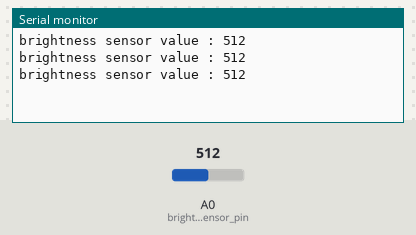
The sketch below on a simulated Arduino Uno, built with avr-gcc and run on an emulated ATmega328P. On the bench: the last lines printed to the serial monitor. The inputs (shaded band) are chosen by the test bench; at power-on: A0 (brightness_sensor_pin) = 512.

Above: at 1.3 s.
1.4 s: A0 (brightness_sensor_pin) set to 716
At 1.9 s:
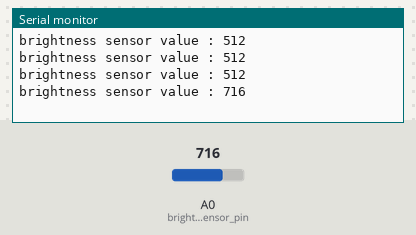
2.9 s: A0 (brightness_sensor_pin) set to 900
At 3.4 s:
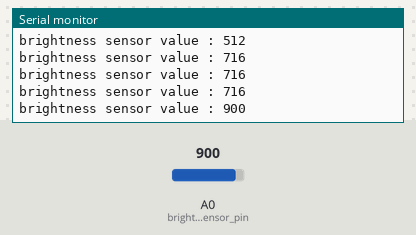
Timing chart, 0 to 5.9 s (numbered marks = the images above; inputs shaded):
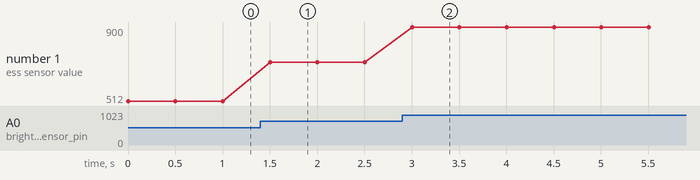

Measured:
- after the input at 1.4 s, the serial monitor: prints a new line after 0.10 s (image 1)
- after the input at 2.9 s, the serial monitor: prints a new line after 0.10 s (image 2)
- plotted number 1: 512 → 716 after the input at 1.4 s, 716 → 900 after the input at 2.9 s

The sketch:

_23brightness_sensor_test_with_delay.ino
```cpp
const int brightness_sensor_pin = A0;

void setup() {
  Serial.begin(9600);
}

void loop() {
  int brightness = analogRead(brightness_sensor_pin);
  Serial.print("brightness sensor value : ");
  Serial.println(brightness);
  delay(500);
}
```
